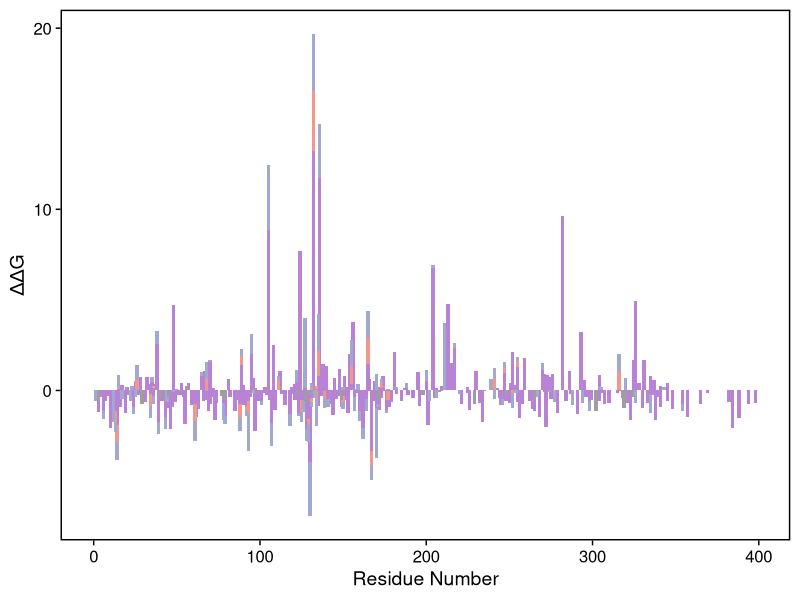

Write R code to recreate this figure. (Note: this script raises an error after producing the figure.)
## ---- chunk 1
rm(list = ls())
## ---- chunk 2
data_tt <- read.table("../data/itasser-totalenergy.txt",sep="\t",header=TRUE)
library(ggplot2)
library(cowplot)
## ---- chunk 3
p_tt <- ggplot(data_tt,aes(x=res_id,y=scale(itasser_total_energy),fill=disease)) + geom_bar(stat = 'identity',width = 2)+xlab("Residue Number")+ylab("ΔΔG")+ theme_cowplot() + theme(axis.line = element_blank(),panel.border = element_rect(linetype = 'solid', colour = 'black',fill = NA,size = 1),legend.position="none") + scale_fill_manual(values=c('#A1A9D0','#F0988C','#B883D4','#9E9E9E'))
## ---- chunk 4
ggsave(p_tt, file="../Figures/Total Energy/TTE.jpg", 
       width = 9, height=4, dpi=1200)
## ---- chunk 5
# 绘制小提琴图
library(ggpubr)
p_ttv <- ggplot(data_tt, aes(x=factor(disease, levels=c("ASD", "Cancer", "ASD_Cancer", "Control")), y=itasser_total_energy, fill=disease, color = disease)) +
  geom_violin(trim=FALSE) +
  geom_boxplot(width=0.2, fill="white", color="black") +
  scale_fill_manual(values=c('#A1A9D0','#F0988C','#B883D4','#9E9E9E'),limits=c("ASD", "Cancer", 'ASD_Cancer', 'Control')) +
  scale_color_manual(values=c('#A1A9D0','#F0988C','#B883D4','#9E9E9E'),limits=c("ASD", "Cancer", 'ASD_Cancer', 'Control')) +
  labs(x="Disease", y="ΔΔG", fill="Disease") +
  theme_minimal()
my_comparisons <- list(c("ASD", "Cancer"), c('ASD', 'ASD_Cancer'), c("ASD", "Control"), c( 'Cancer','ASD_Cancer'), c('Cancer', 'Control'), c('ASD_Cancer','Control'))
#p_ttv <- p_ttv + scale_y_continuous(limits = c(4,12.75))
p_ttv <- p_ttv + theme(legend.position = "none",panel.grid = element_blank())
p_ttv <- p_ttv + stat_compare_means(comparisons = my_comparisons,
                       label.y = c(44,48,57,44,53,44),
                       method = "wilcox.test")
p_ttv <- p_ttv  + theme(panel.border = element_rect(linetype = 'solid', colour = 'black',fill = NA,size = 0.7),
                 panel.grid.major = element_blank(),
                 panel.grid.minor = element_blank())
## ---- chunk 6
ggsave(p_ttv, file="../Figures/Total Energy/TTV.jpg", 
       width = 4, height=4, dpi=1200)
